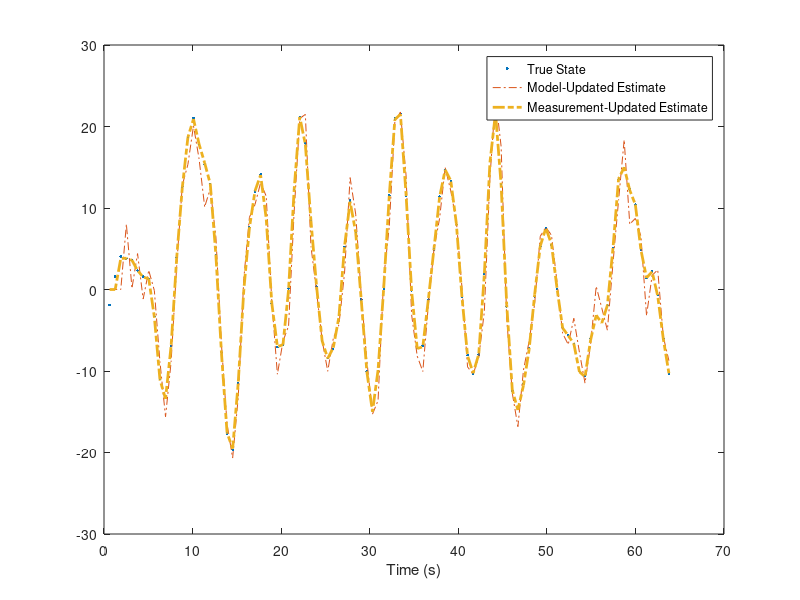

This chart was generated by the following MATLAB code:
% This script is a discrete-time implementation of a Kalman filter for a 
% second order linear oscillator with control and disturbance forces.  
% The notation follows that of OPTIMAL CONTROL AND ESTIMATION by 
% R. F. Stengel.

clear
close all

% Continuous time system parameters
omegan = 1;
zeta = 0.1;
omegad = sqrt(1-zeta^2)*omegan;

A = [0, 1; -omegan^2, -2*zeta*omegan];
B = [0; omegan^2];
C = [1, 0];
L = [0; omegan^2];

% Choose the sample time to capture around Z points per cycle of damped
% oscillation.
Z = 10;
T = (1/Z)*((2*pi)/omegad);

% Discrete time system parameters
Phi = expm(A*T);
Gamma = (Phi - eye(2))*inv(A)*B;
Lambda = (Phi - eye(2))*inv(A)*L;

% Choose the maximum index so that the simulation captures N cycles of
% damped oscillation.
N = 10;
kmax = ceil((N/T)*(2*pi/omegad));

% Initialize the data arrays.
x = zeros(kmax+1,2);
xhat_minus = x;
xhat_plus = x;
y = zeros(kmax+1,1);
yhat = y;
P_minus = zeros(2,2,kmax+1);
P_plus = P_minus;
u = zeros(kmax+1,1);

% Gaussian random initial state
mean_x = 0;
sigma_x = 1;
x(1,:) = mean_x + sigma_x*randn(size(x(1,:)));
P_plus(:,:,1) = eye(2);

% Zero-mean random disturbance vector and (constant) covariance.
sigma_w = 10;
w = sigma_w*randn(kmax+1,1);
W = Lambda*(sigma_w^2)*Lambda';

% Zero-mean random noise vector and (constant) covariance.
sigma_v = 0.1;
v = sigma_v*randn(kmax+1,1);
V = sigma_v^2;

for k = 1:kmax
    % Actual state update
    x(k+1,:) = (Phi*x(k,:)' + Gamma*u(k) + Lambda*w(k))';
    % State estimate update based on dynamic model
    xhat_minus(k+1,:) = (Phi*xhat_plus(k,:)' + Gamma*u(k))';
    % State estimate covariance update based on dynamic model
    P_minus(:,:,k+1) = Phi*P_plus(:,:,k)*Phi' + W;
    % Measurement and measurement estimate
    y(k+1) = C*(x(k+1,:))' + v(k+1);
    yhat(k+1) = C*xhat_minus(k+1,:)';
    % Optimal observer gain
    G = P_minus(:,:,k)*C'*inv(C*P_minus(:,:,k)*C' + V);
    % State estimate update based on measurement
    xhat_plus(k+1,:) = (xhat_minus(k+1,:)' + G*(y(k+1)-yhat(k+1)))';
    % State estimate covariance update based on measurement
    P_plus(:,:,k+1) = inv(inv(P_minus(:,:,k+1)) + C'*inv(V)*C);
end

figure
title('State and State Estimates')
plot(T*[1:kmax+1]',x(1:kmax+1,1),'.',...
    T*[1:kmax+1]',xhat_minus(1:kmax+1,1),'-.',...
    T*[1:kmax+1]',xhat_plus(1:kmax+1,1),'-.','LineWidth',2)
legend('True State','Model-Updated Estimate','Measurement-Updated Estimate')
xlabel('Time (s)')

P11 = zeros(kmax+1,1);
P12 = zeros(kmax+1,1);
P22 = zeros(kmax+1,1);
for i = 1:kmax+1
P11(i) = P_plus(1,1,i);
P12(i) = P_plus(1,2,i);
P22(i) = P_plus(1,2,i);
end

% figure
% title('Error Covariance Matrix Elements')
% plot(T*[1:kmax+1]',P11,T*[1:kmax+1]',P12,T*[1:kmax+1]',P22)
% legend('P_{11}','P_{12}','P_{22}')
% xlabel('Time (s)')

% figure
% title('Output and Output Estimate')
% plot(T*[1:kmax+1]',y(1:kmax+1,1),'.',...
%     T*[1:kmax+1]',yhat(1:kmax+1,1),'--')
% legend('Output','Output Estimate')

